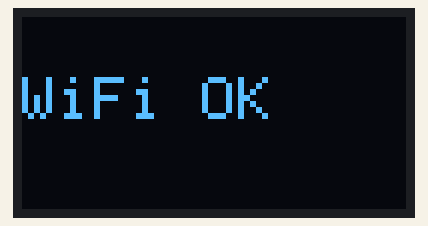
Recording of a sketch running on a simulated ESP32. Parts: 128×64 one-colour display. WiFi joins after 1.5 s; servers stay silent unless stated; uploads are accepted with an empty reply; the camera gives no picture.

Above: at 1.6 s.
At 3.0 s:
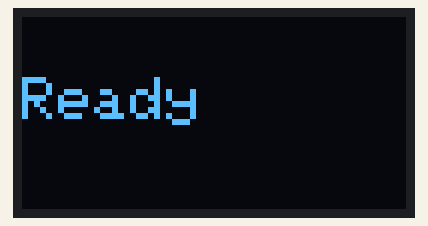
At 4.3 s:
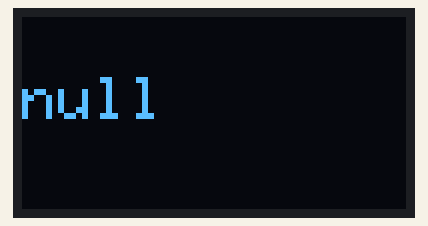
At 6.47 s:
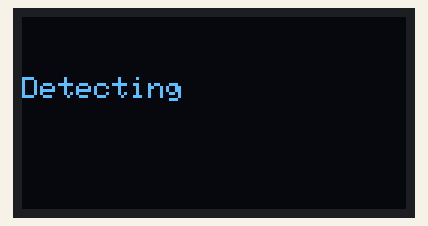

The sketch:

ESP_test_v1.ino
```cpp
#include <WiFi.h>
#include <HTTPClient.h>
#include "esp_camera.h"
#include <Wire.h>
#include <Adafruit_GFX.h>
#include <Adafruit_SSD1306.h>
#include <ArduinoJson.h>

// ================= WIFI =================
const char* ssid = "******";
const char* password = "******";

// CHANGE THIS TO YOUR LAPTOP IP
const char* serverUrl = "http://<YOU IP HERE>:5000/detect";
// ========================================

// OLED
#define SCREEN_WIDTH 128
#define SCREEN_HEIGHT 64
#define OLED_SDA 15
#define OLED_SCL 14
Adafruit_SSD1306 display(SCREEN_WIDTH, SCREEN_HEIGHT, &Wire, -1);

// ESP32-CAM AI Thinker pins
#define PWDN_GPIO_NUM 32
#define RESET_GPIO_NUM -1
#define XCLK_GPIO_NUM 0
#define SIOD_GPIO_NUM 26
#define SIOC_GPIO_NUM 27
#define Y9_GPIO_NUM 35
#define Y8_GPIO_NUM 34
#define Y7_GPIO_NUM 39
#define Y6_GPIO_NUM 36
#define Y5_GPIO_NUM 21
#define Y4_GPIO_NUM 19
#define Y3_GPIO_NUM 18
#define Y2_GPIO_NUM 5
#define VSYNC_GPIO_NUM 25
#define HREF_GPIO_NUM 23
#define PCLK_GPIO_NUM 22

void showText(String text, int size = 2) {
  display.clearDisplay();
  display.setTextSize(size);
  display.setTextColor(SSD1306_WHITE);
  display.setCursor(0, 20);
  display.println(text);
  display.display();
}

void setupCamera() {
  camera_config_t config;
  config.ledc_channel = LEDC_CHANNEL_0;
  config.ledc_timer = LEDC_TIMER_0;
  config.pin_d0 = Y2_GPIO_NUM;
  config.pin_d1 = Y3_GPIO_NUM;
  config.pin_d2 = Y4_GPIO_NUM;
  config.pin_d3 = Y5_GPIO_NUM;
  config.pin_d4 = Y6_GPIO_NUM;
  config.pin_d5 = Y7_GPIO_NUM;
  config.pin_d6 = Y8_GPIO_NUM;
  config.pin_d7 = Y9_GPIO_NUM;
  config.pin_xclk = XCLK_GPIO_NUM;
  config.pin_pclk = PCLK_GPIO_NUM;
  config.pin_vsync = VSYNC_GPIO_NUM;
  config.pin_href = HREF_GPIO_NUM;
  config.pin_sscb_sda = SIOD_GPIO_NUM;
  config.pin_sscb_scl = SIOC_GPIO_NUM;
  config.pin_pwdn = PWDN_GPIO_NUM;
  config.pin_reset = RESET_GPIO_NUM;
  config.xclk_freq_hz = 20000000;
  config.pixel_format = PIXFORMAT_JPEG;
  config.frame_size = FRAMESIZE_VGA;
  config.jpeg_quality = 14;
  config.fb_count = 1;

  if (esp_camera_init(&config) != ESP_OK) {
    showText("Cam Error", 2);
    while (1);
  }

    sensor_t *s = esp_camera_sensor_get();
  s->set_brightness(s, 2);
  s->set_contrast(s, 1);
  s->set_saturation(s, 1);
}

String detectOnLaptop(camera_fb_t *fb) {
  HTTPClient http;

  http.begin(serverUrl);
  http.addHeader("Content-Type", "image/jpeg");

  int code = http.POST(fb->buf, fb->len);

  if (code <= 0) {
    http.end();
    return "HTTP Error";
  }

  String response = http.getString();
  http.end();

  DynamicJsonDocument doc(512);
  deserializeJson(doc, response);

  return doc["label"].as<String>();
}

void setup() {
  Serial.begin(9600);

  Wire.begin(OLED_SDA, OLED_SCL);
  display.begin(SSD1306_SWITCHCAPVCC, 0x3C);

  showText("Connecting", 1);

  WiFi.begin(ssid, password);
  while (WiFi.status() != WL_CONNECTED) {
    delay(500);
  }

  showText("WiFi OK", 2);
  delay(1000);

  setupCamera();
  showText("Ready", 2);
  delay(1000);
}

void loop() {
  showText("Capturing", 1);

  camera_fb_t *fb = esp_camera_fb_get();
  if (!fb) {
    showText("Capture Fail", 1);
    delay(3000);
    return;
  }

  showText("Detecting", 1);
  String result = detectOnLaptop(fb);

  esp_camera_fb_return(fb);

  if (result == "") result = "None";

  showText(result, 2);

  delay(2000);
}
```

Measured:
- by itself, everything shown: repeats every 2.3 s, in 3 steps
- what the display in image 0 shows lasts 1.3 s, from 1.6 s to 2.9 s
- what the display in image 1 shows lasts 1.0 s, from 2.9 s to 3.9 s
- what the display in image 2 shows lasts 2.1 s, from 4.2 s to 6.3 s
